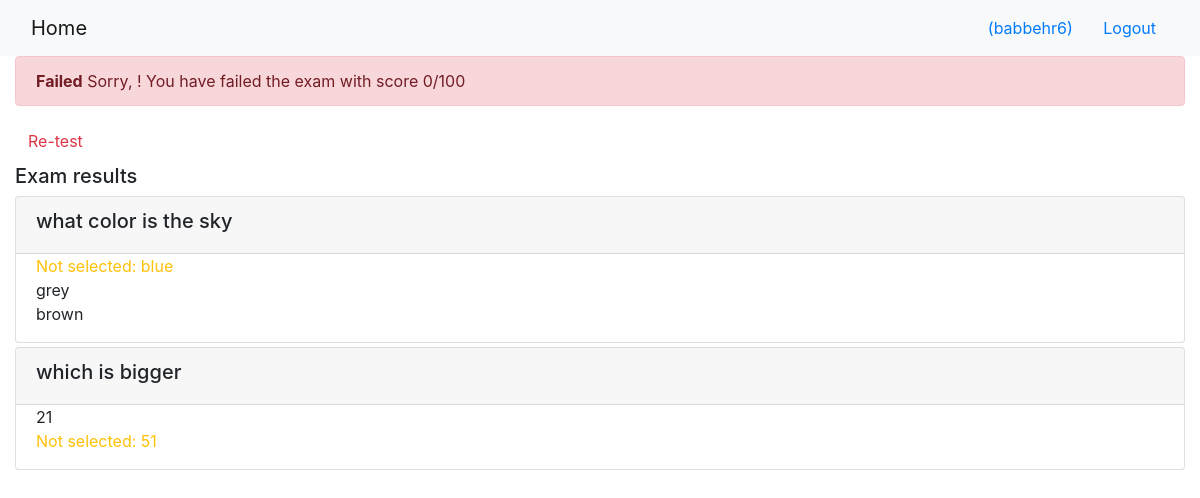
The app's page /onlinecourse/course/2/submission/2/result/ (signed in) with its own data.
### onlinecourse/models.py (models this page shows, shortened)
class Question(models.Model):
    lesson = models.ForeignKey(Lesson, on_delete=models.CASCADE)
    course = models.ForeignKey(Course, on_delete=models.CASCADE) # Foreign key to lesson
    question_text = models.CharField(max_length=200)
    grade = models.FloatField() # question grade/mark

class Choice(models.Model):
    question = models.ForeignKey(Question, on_delete=models.CASCADE)
    choice_text = models.CharField(max_length=30)
    is_correct = models.BooleanField()

### onlinecourse/views.py (the view)
# urls.py: path('course/<int:course_id>/submission/<int:submission_id>/result/', views.show_exam_result, name="exam_result"),
def show_exam_result(request, course_id, submission_id):
    context = {}
    course      = get_object_or_404(Course, pk=course_id)
    submission = Submission.objects.get(id=submission_id)
    choices = submission.choices.all()
    total_score = 0
    for choice in choices:
        if choice.is_correct:
            total_score += choice.question.grade
    context['course'] = course
    context['grade'] = total_score
    context['choices'] = choices
    return render(request, 'onlinecourse/exam_result_bootstrap.html', context)

### onlinecourse/templates/onlinecourse/exam_result_bootstrap.html (shortened to what this page needs)
<!DOCTYPE html>
<html lang="en">
<head>
    {% load static %}
    <link rel="stylesheet" href="https://maxcdn.bootstrapcdn.com/bootstrap/4.5.2/css/bootstrap.min.css">
</head>
<body>
 <nav class="navbar navbar-light bg-light">
    <div class="container-fluid">
        <div class="navbar-header">
              <a class="navbar-brand" href="{% url 'onlinecourse:index' %}">Home</a>
        </div>
        <ul class="nav navbar-nav navbar-right">
            {% if user.is_authenticated %}
            <li>
                <a class="btn btn-link" href="#">{{ user.first_name }}({{ user.username }})</a>
                <a class="btn btn-link" href="{% url 'onlinecourse:logout' %}">Logout</a>
            </li>
            {% endif %}
        </ul>
    </div>
</nav>
<div class="container-fluid">
    {% if grade >= 80 %}
    <div class="alert alert-success">
        <b>Congratulations, {{ user.first_name }}!</b> You have passed the exam and completed the course with score {{ grade }}/100
    </div>
    {% else %}
    <div class="alert alert-danger">
        <b>Failed</b> Sorry, {{ user.first_name }}! You have failed the exam with score {{ grade }}/100
    </div>
    <a class="btn btn-link text-danger" href="{% url 'onlinecourse:course_details' course.id %}">Re-test</a>
    {% endif %}
    <div class="card-columns-vertical mt-1">
        <h5 class="">Exam results</h5>
        {% for question in course.question_set.all %}
        <div class="card mt-1">
            <div class="card-header"><h5>{{ question.question_text }}</h5></div>
            <div class="form-group">
                {% for choice in question.choice_set.all %}
                <div class="form-check">
                    {% if choice.is_correct and choice in choices %}
                    <div class="text-success">Correct answer: {{ choice.choice_text }}</div>
                    {% else %}{% if choice.is_correct and not choice in choices %}
                    <div class="text-warning">Not selected: {{ choice.choice_text }}</div>
                    {% else %}{% if not choice.is_correct and choice in choices %}
                    <div class="text-danger">Wrong answer: {{ choice.choice_text }}</div>
                    {% else %}
                    <div>{{ choice.choice_text }}</div>
                    {% endif %}{% endif %}{% endif %}
                </div>
                {% endfor %}
            </div>
        </div>
        {% endfor %}
    </div>
</body>
</html>

### records on screen
Question: question_text "what color is the sky"
Choice: choice_text "blue"
Choice: choice_text "grey"
Choice: choice_text "brown"
Question: question_text "which is bigger"
Choice: choice_text "21"
Choice: choice_text "51"

### other values on screen
{{ user.username }} "babbehr6"
{{ grade }} "0"
